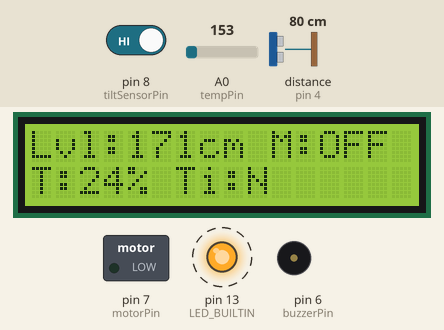
Bench run of a sketch on a simulated Arduino Uno, built with avr-gcc and run on an emulated ATmega328P. On the bench: 16×2 character LCD, switched loads named in the sketch (green lamp = pin HIGH), output pins drawn as LEDs (lit = HIGH), buzzer (waves = sounding). Wiring (inferred from the names in the program): ultrasonic range finder: trigger pin 2; echo pin 4. Dashed ring = blinking. The test bench sets the inputs (shaded band); at power-on: distance to the obstacle (sensor on pin 4) 80 cm, pin 8 (tiltSensorPin) HIGH, A0 (tempPin) = 153. The echo pulse lasts 58.3 µs per cm; pins used as bus, display or sensor lines are not drawn; what the sketch prints to the serial monitor is not drawn.

Above: at 3.02 s.
3.3 s: distance to the obstacle (sensor on pin 4) set to 28 cm
At 3.72 s:
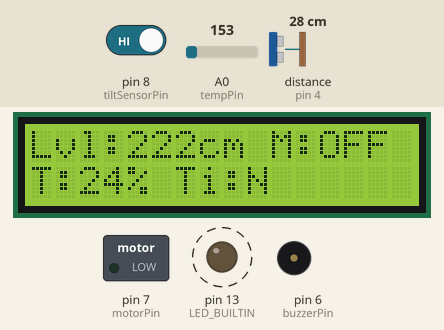
4.8 s: distance to the obstacle (sensor on pin 4) set to 23 cm
At 7.08 s:
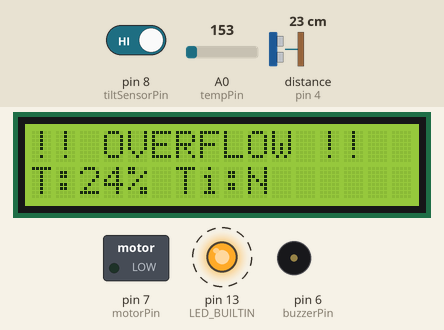
7.1 s: pin 8 (tiltSensorPin) driven LOW
At 7.68 s:
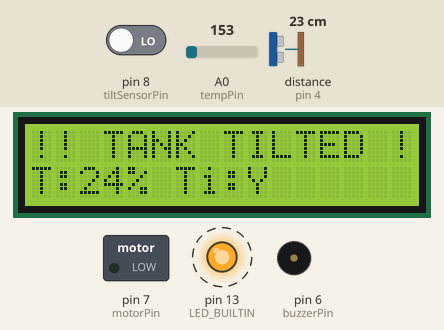
9.3 s: pin 8 (tiltSensorPin) driven HIGH
At 10.11 s:
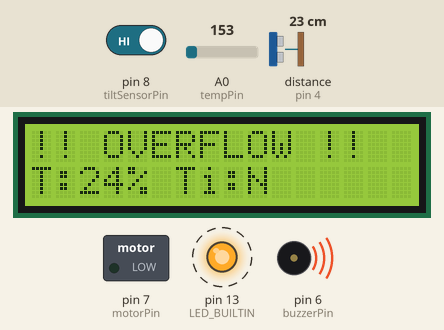
11.7 s: distance to the obstacle (sensor on pin 4) set to 250 cm
At 12.02 s:
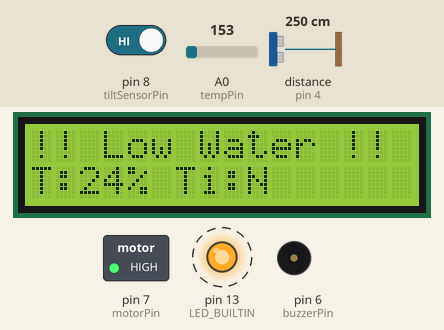
13.6 s: distance to the obstacle (sensor on pin 4) set to 60 cm
At 13.94 s:
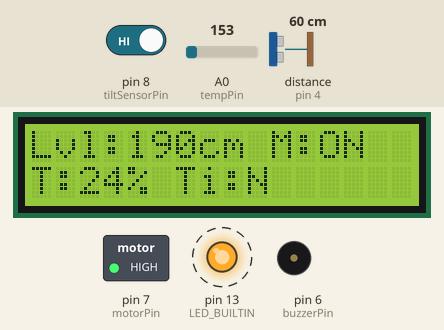
Timing chart, 0 to 16.6 s (numbered marks = the images above; inputs shaded):
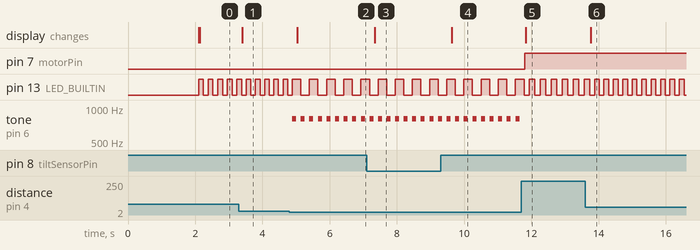

Measured:
- the behaviour switches between 26 and 25 cm on distance to the obstacle (sensor on pin 4) (found by bisection; images 1 and 2)
- after the input at 3.3 s, the display: changes after 0.09 s (image 1)
- after the input at 4.8 s, pin 13 (LED_BUILTIN): alternates HIGH for 0.26 s and LOW for 0.26 s, starting after 0.34 s; tone on pin 6 (buzzerPin): alternates 800 Hz for 0.12 s and silent for 0.14 s, starting after 0.09 s; the display: changes after 0.24 s (image 2)
- after the input at 7.1 s, the display: changes after 0.23 s (image 3)
- after the input at 9.3 s, the display: changes after 0.34 s (image 4)
- after the input at 11.7 s, pin 7 (motorPin): LOW → HIGH after 0.10 s; pin 13 (LED_BUILTIN): alternates HIGH for 0.16 s and LOW for 0.16 s, starting after 0.24 s; tone on pin 6 (buzzerPin): stops changing and stays silent; the display: changes after 0.13 s (image 5)
- after the input at 13.6 s, the display: changes after 0.16 s (image 6)
- by itself, pin 13 (LED_BUILTIN): alternates HIGH for 0.14 s and LOW for 0.14 s

The sketch:

stable_and_moving_water_tank_level_controller.ino
```cpp
#include <Wire.h>
#include <LiquidCrystal_I2C.h>

const int delayTime = 100;

// Level controller
const float speedOfSound = 0.034;
const float tankHeight = 250; // in cm
const float maxLevel = 200;
const float minLevel = 50;
const float maxAllowableLevel = 225;
bool levelControlActive = true;
bool waterLevelDangerouslyHigh = false;

// Tilt
bool isTilted = false;

// Temperature (TMP36 on A0)
const int tempPin = A0;
const float maxSafeTemp = 60.0;
bool tempDangerouslyHigh = false;
float currentTemp = 0.0;

// Digital pins
const byte trigPin = 2;
const byte echoPin = 4;
const byte buzzerPin = 6;
const byte motorPin = 7;
const byte tiltSensorPin = 8;

LiquidCrystal_I2C lcd(0x20, 16, 2);

void setup()
{
  pinMode(LED_BUILTIN, OUTPUT);
  Serial.begin(9600);

  pinMode(trigPin, OUTPUT);
  pinMode(echoPin, INPUT);
  pinMode(buzzerPin, OUTPUT);
  pinMode(motorPin, OUTPUT);

  digitalWrite(trigPin, LOW);
  digitalWrite(buzzerPin, LOW);
  digitalWrite(tiltSensorPin, HIGH);
  digitalWrite(motorPin, LOW);

  lcd.init();
  lcd.backlight();

  lcd.setCursor(0, 0);
  lcd.print("  IoT Group 20   ");
  lcd.setCursor(0, 1);
  lcd.print("  Starting...   ");
  delay(2000);
  lcd.clear();
}

void beepAlert()
{
  for (int i = 0; i < 4; i++)
  {
    tone(buzzerPin, 800);
    delay(30);
    noTone(buzzerPin);
  }
}

// SENSOR READERS
float measureDistance()
{
  digitalWrite(trigPin, HIGH);
  delayMicroseconds(10);
  digitalWrite(trigPin, LOW);
  float duration = pulseIn(echoPin, HIGH);
  return (duration * speedOfSound) / 2;
}

float readTemperature()
{
  int raw = analogRead(tempPin);
  float voltage = raw * (5.0 / 1023.0);
  float tempC = (voltage - 0.5) * 100.0;
  return tempC;
}

// CHECK FUNCTIONS
void checkTilt()
{
  if (digitalRead(tiltSensorPin) == LOW)
  {
    isTilted = true;
    levelControlActive = false;
    beepAlert();
  }
  else
  {
    isTilted = false;
    levelControlActive = true;
    if (!waterLevelDangerouslyHigh && !tempDangerouslyHigh)
      noTone(buzzerPin);
  }
}

void checkTemperature()
{
  currentTemp = readTemperature();

  Serial.print("Temp: ");
  Serial.print(currentTemp);
  Serial.println(" C");

  if (currentTemp >= maxSafeTemp)
  {
    tempDangerouslyHigh = true;
    beepAlert();
  }
  else
  {
    tempDangerouslyHigh = false;
    if (!waterLevelDangerouslyHigh && !isTilted)
      noTone(buzzerPin);
  }
}

void controlLevel()
{
  if (levelControlActive)
  {
    float level = tankHeight - measureDistance();

    if (level < minLevel)
      digitalWrite(motorPin, HIGH);

    if (level >= maxLevel)
      digitalWrite(motorPin, LOW);

    if (level >= maxAllowableLevel)
    {
      waterLevelDangerouslyHigh = true;
      beepAlert();
    }
    else
    {
      waterLevelDangerouslyHigh = false;
      if (!isTilted && !tempDangerouslyHigh)
        noTone(buzzerPin);
    }
  }
  else
  {
    digitalWrite(motorPin, LOW);
  }
}


void refreshScreen()
{
  float level = tankHeight - measureDistance();

  // ── Line 1: priority alert OR water level ──
  lcd.setCursor(0, 0);

  if (isTilted)
  {
    lcd.print("!! TANK TILTED !!");
  }
  else if (waterLevelDangerouslyHigh)
  {
    lcd.print("!! OVERFLOW !!  ");
  }
  else if (level < minLevel)
  {
    lcd.print("!! Low Water !!  ");
  }
  else if (tempDangerouslyHigh)
  {
    lcd.print("!! TEMP HIGH !! ");
  }
  else
  {
    // Normal — show water level
    String motorState = digitalRead(motorPin) == HIGH ? "ON " : "OFF";
    String lvlStr = "Lvl:";
    lvlStr += String((int)level);
    lvlStr += "cm M:";
    lvlStr += motorState;
    while (lvlStr.length() < 16) lvlStr += " ";
    lcd.print(lvlStr);
  }

  // ── Line 2: T, P, Tilt — always shown ──
  lcd.setCursor(0, 1);

  String line2 = "T:";
  line2 += String((int)currentTemp);
  line2 += "% Ti:";
  line2 += isTilted ? "Y" : "N";

  // Pad to 16 chars
  while (line2.length() < 16) line2 += " ";
  lcd.print(line2);
}

// BLINK
void blink()
{
  digitalWrite(LED_BUILTIN, !digitalRead(LED_BUILTIN));
}

// LOOP
void loop()
{
  blink();
  checkTilt();
    checkTemperature();
  controlLevel();
  refreshScreen();
  delay(delayTime);
}
```
